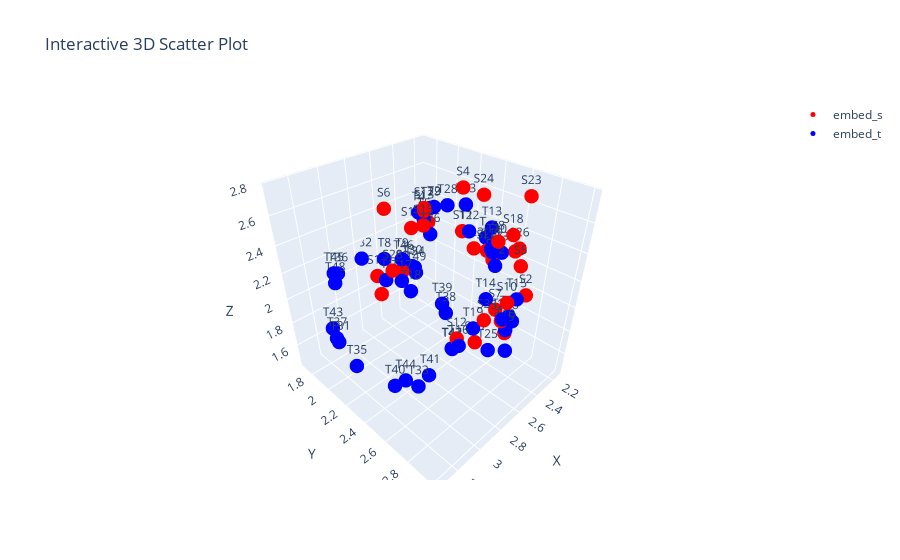

This figure's notebook cell:
### Code cell
import numpy as np
import plotly.graph_objects as go

# Etichette per embed_s e embed_t
labels_s = [f'S{i}' for i in range(embed_s.shape[1])]
labels_t = [f'T{i}' for i in range(embed_t.shape[1])]

# Creiamo il grafico scatter interattivo
fig = go.Figure()

# Aggiungi i punti della prima matrice (embed_s) in rosso
fig.add_trace(go.Scatter3d(
    x=embed_s[0, :],
    y=embed_s[1, :],
    z=embed_s[2, :],
    mode='markers+text',
    marker=dict(size=5, color='red'),
    text=labels_s,  # Etichette per ogni punto
    textposition='top center',
    name='embed_s'
))

# Aggiungi i punti della seconda matrice (embed_t) in blu
fig.add_trace(go.Scatter3d(
    x=embed_t[0, :],
    y=embed_t[1, :],
    z=embed_t[2, :],
    mode='markers+text',
    marker=dict(size=5, color='blue'),
    text=labels_t,  # Etichette per ogni punto
    textposition='top center',
    name='embed_t'
))

# Personalizzazione del layout
fig.update_layout(
    title='Interactive 3D Scatter Plot',
    scene=dict(
        xaxis_title='X',
        yaxis_title='Y',
        zaxis_title='Z'
    )
)

# Mostra il grafico
fig.show()

### Figure 1 — Plotly figure (JSON) as saved in the notebook; plotly's stock layout.template omitted (floating-point values rounded to 4 significant figures)
{"data": [{"marker": {"color": "red", "size": 5}, "mode": "markers+text", "name": "embed_s", "text": ["S0", "S1", "S2", "S3", "S4", "S5", "S6", "S7", "S8", "S9", "S10", "S11", "S12", "S13", "S14", "S15", "S16", "S17", "S18", "S19", "S20", "S21", "S22", "S23", "S24", "S25", "S26", "S27", "S28", "S29"], "textposition": "top center", "type": "scatter3d", "x": [3.051, 2.147, 2.426, 2.846, 2.447, 2.756, 2.741, 2.463, 2.716, 2.201, 2.759, 2.269, 2.907, 2.586, 3.161, 2.853, 2.578, 2.593, 2.503, 2.894, 2.211, 3.178, 2.208, 2.382, 2.43, 2.58, 2.497, 2.507, 3.14, 2.573], "y": [2.458, 2.567, 2.859, 2.874, 2.345, 3.002, 1.948, 2.676, 2.827, 2.428, 2.951, 2.2, 2.741, 2.153, 2.38, 2.419, 2.02, 2.159, 2.772, 2.861, 2.38, 2.427, 2.264, 2.777, 2.492, 2.841, 2.818, 2.108, 2.484, 2.801], "z": [2.439, 2.234, 2.165, 2.223, 2.706, 2.583, 2.534, 1.976, 2.635, 2.131, 2.333, 2.293, 2.048, 2.537, 2.425, 2.629, 2.365, 2.559, 2.571, 2.086, 2.189, 2.338, 2.158, 2.764, 2.7, 1.951, 2.501, 2.415, 2.497, 2.018]}, {"marker": {"color": "blue", "size": 5}, "mode": "markers+text", "name": "embed_t", "text": ["T0", "T1", "T2", "T3", "T4", "T5", "T6", "T7", "T8", "T9", "T10", "T11", "T12", "T13", "T14", "T15", "T16", "T17", "T18", "T19", "T20", "T21", "T22", "T23", "T24", "T25", "T26", "T27", "T28", "T29", "T30", "T31", "T32", "T33", "T34", "T35", "T36", "T37", "T38", "T39", "T40", "T41", "T42", "T43", "T44", "T45", "T46", "T47", "T48", "T49"], "textposition": "top center", "type": "scatter3d", "x": [2.591, 3.145, 2.519, 2.221, 2.602, 2.557, 2.466, 2.17, 3.098, 3.044, 2.576, 2.655, 2.664, 2.512, 2.769, 2.489, 2.969, 3.122, 3.1, 2.872, 2.534, 2.444, 2.289, 2.39, 2.599, 2.762, 2.832, 2.222, 2.556, 2.543, 2.395, 3.321, 2.774, 2.965, 2.379, 3.309, 3.032, 3.326, 2.35, 2.33, 3.12, 2.81, 2.514, 3.311, 2.992, 3.08, 2.444, 2.513, 3.084, 2.383], "y": [2.867, 2.433, 2.173, 2.512, 2.118, 2.12, 2.811, 2.334, 2.369, 2.45, 2.842, 2.74, 2.783, 2.628, 2.819, 2.839, 2.81, 2.533, 2.577, 2.825, 2.689, 2.771, 2.279, 2.324, 2.826, 2.859, 2.451, 2.437, 2.321, 2.169, 1.818, 2.157, 1.703, 2.474, 1.832, 2.301, 1.78, 2.147, 2.142, 2.081, 2.42, 2.419, 2.364, 2.09, 2.379, 1.807, 1.777, 2.358, 1.813, 1.848], "z": [1.829, 2.416, 2.547, 2.231, 2.518, 2.457, 1.96, 2.256, 2.5, 2.51, 1.972, 2.529, 2.447, 2.568, 2.295, 2.157, 2.075, 2.448, 2.393, 2.152, 2.487, 1.963, 2.329, 2.571, 2.061, 1.94, 2.58, 2.204, 2.619, 2.548, 1.895, 1.912, 2.076, 1.495, 1.883, 1.803, 2.103, 1.941, 1.591, 1.638, 1.577, 1.448, 1.466, 1.976, 1.502, 2.139, 1.942, 1.467, 2.066, 1.844]}], "layout": {"scene": {"xaxis": {"title": {"text": "X"}}, "yaxis": {"title": {"text": "Y"}}, "zaxis": {"title": {"text": "Z"}}}, "title": {"text": "Interactive 3D Scatter Plot"}}}
